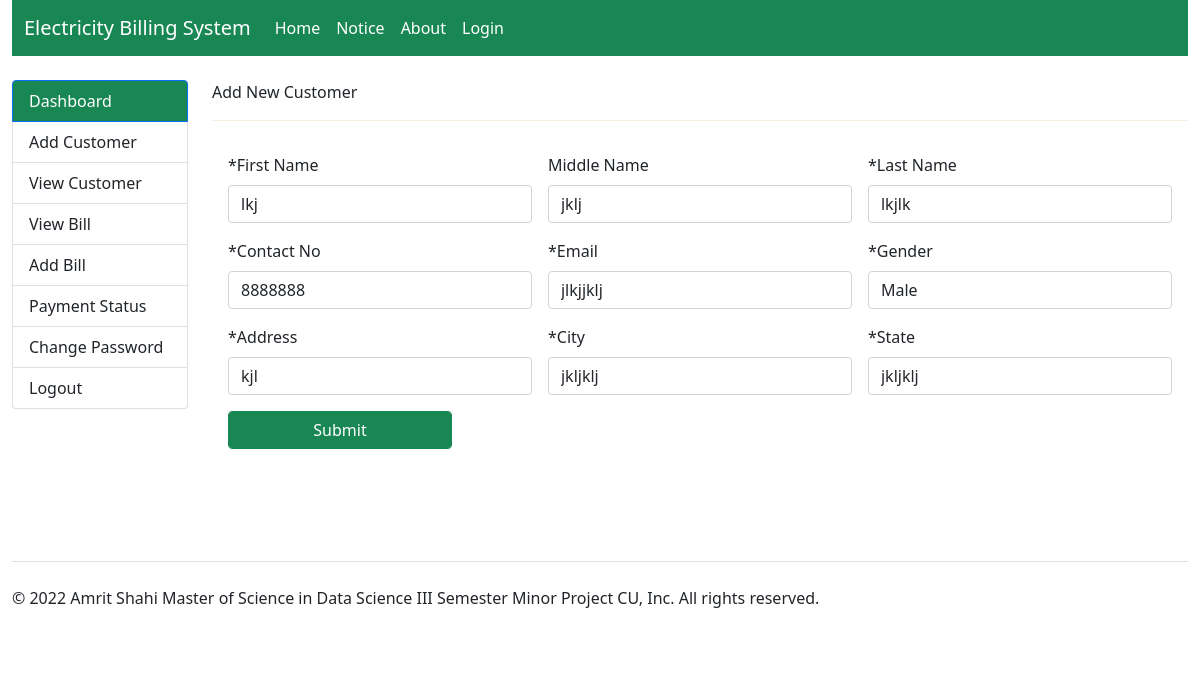
Screenshot of /viewCustomer/update/6 with the database file from the repository.
### child_001/models.py (models this page shows, shortened)
class addCustomerModel(models.Model):
    userid = models.CharField(max_length=50, blank=True, null=True)
    firstname = models.CharField(max_length=50, blank=True, null=True)
    middlename = models.CharField(max_length=50, blank=True, null=True)
    lastname = models.CharField(max_length=50, blank=True, null=True)
    contact = models.CharField(max_length=50, blank=True, null=True)
    email = models.EmailField(max_length=50, blank=True, null=True)
    gender = models.CharField(max_length=50, blank=True, null=True)
    address = models.CharField(max_length=50, blank=True, null=True)
    city = models.CharField(max_length=50, blank=True, null=True)
    state = models.CharField(max_length=50, blank=True, null=True)

### child_001/views.py (the view, shortened to what this page needs)
# urls.py: path('viewCustomer/update/<int:pk>', views.viewUpdate, name='update'),
def viewUpdate(request, pk):
    data = addCustomerModel.objects.filter(id=pk)
    return render(request, 'updateCustomer.html', {'data': data})

### child_001/templates/updateCustomer.html (shortened to what this page needs)
{% extends 'base.html' %}
{% load static %}
{% block content %}
{% include 'navbar.html' %}
<br>
<div class="row">
    <div class="col-2">
      <div class="list-group" id="list-tab" role="tablist">
        <a class="list-group-item list-group-item-action active bg-success" id="list-home-list" data-toggle="list" href="/dashboard" role="tab" aria-controls="home">Dashboard</a>
        <a class="list-group-item list-group-item-action" id="list-profile-list" data-toggle="list" href="/add" role="tab" aria-controls="profile">Add Customer</a>
        <a class="list-group-item list-group-item-action" id="list-profile-list" data-toggle="list" href="/viewCustomer" role="tab" aria-controls="profile">View Customer</a>
        <a class="list-group-item list-group-item-action" id="list-messages-list" data-toggle="list" href="/bill" role="tab" aria-controls="messages">View Bill</a>
        <a class="list-group-item list-group-item-action" id="list-messages-list" data-toggle="list" href="addconnection" role="tab" aria-controls="messages"> Add Bill</a>
        <a class="list-group-item list-group-item-action" id="list-settings-list" data-toggle="list" href="/payment" role="tab" aria-controls="settings">Payment Status</a>
        <a class="list-group-item list-group-item-action" id="list-settings-list" data-toggle="list" href="#list-settings" role="tab" aria-controls="settings">Change Password</a>
        <a class="list-group-item list-group-item-action" id="list-settings-list" data-toggle="list" href="#list-settings" role="tab" aria-controls="settings">Logout</a>
      </div>
    </div>
    <div class="col-10">
      Add New Customer
      <hr style="color: burlywood;">
      <form class="row g-3 p-3" method="POST" enctype="multipart/form-data">
        {% for i in data %}
         <div class="col-md-4">
             <label for="validationDefault01" class="form-label">*First Name</label>
             <input type="text" class="form-control" id="validationDefault01" name="firstname" value="{{i.firstname}}" required>
           </div>
           <div class="col-md-4">
             <label for="validationDefault02" class="form-label">Middle Name</label>
             <input type="text" class="form-control" id="validationDefault02" name="middlename" value="{{i.middlename}}">
           </div>
           <div class="col-md-4">
            <label for="validationDefault02" class="form-label">*Last Name</label>
            <input type="text" class="form-control" id="validationDefault02" name="lastname" value={{i.lastname}} required>
          </div>
          <div class="col-md-4">
            <label for="validationDefault02" class="form-label">*Contact No</label>
            <input type="number" class="form-control" id="validationDefault02" name="contact" value="{{i.contact}}" required>
          </div>
          <div class="col-md-4">
            <label for="validationDefault02" class="form-label">*Email</label>
            <input type="text" class="form-control" id="validationDefault02" name="email" value="{{i.email}}" required>
          </div>
          <div class="col-md-4">
            <label for="inputState" class="form-label">*Gender</label>
            <input type="text" class="form-control" id="validationDefault02" name="gender" value="{{i.gender}}" required>
          </div>
          <div class="col-md-4">
            <label for="validationDefault02" class="form-label">*Address</label>
            <input type="address" class="form-control" id="validationDefault02" name="address" value="{{i.address}}" required>
          </div>
          <div class="col-md-4">
            <label for="validationDefault02" class="form-label">*City</label>
            <input type="address" class="form-control" id="validationDefault02" name="city" value="{{i.city}}" required>
          </div>
          <div class="col-md-4">
            <label for="validationDefault02" class="form-label">*State</label>
            <input type="address" class="form-control" id="validationDefault02" name="state" value="{{i.city}}" required>
          </div>
          <div class="col-lg-3">
            <input type="submit" class="form-control btn-success" id="validationDefault02" >
          </div>
          {% endfor %}
       </form>
    </div>
  </div>
<br>
<br>
<br>
{% include 'footer.html' %}
{% endblock %}

### rows the page displays
addCustomerModel: firstname "lkj", middlename "jklj", lastname "lkjlk", contact "8888888", email "jlkjjklj", gender "Male", address "kjl", city "jkljklj", state "jkljklj"
